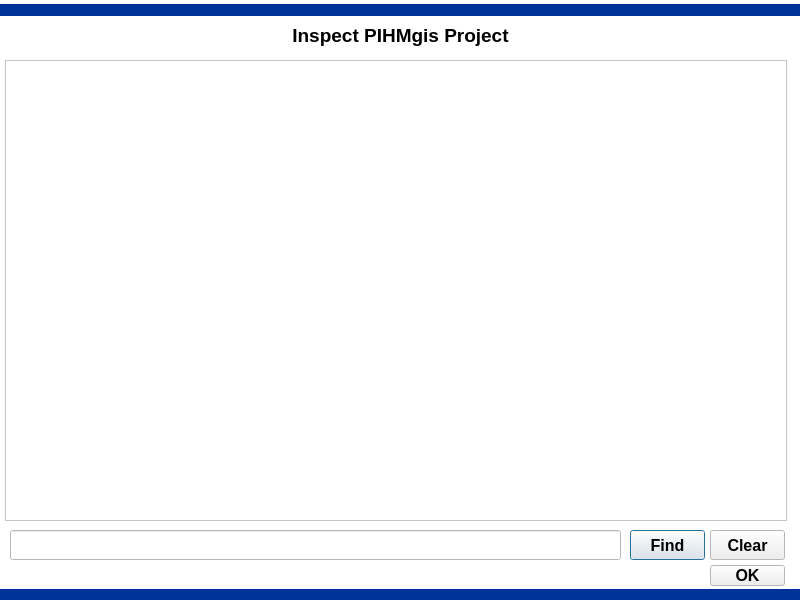
<?xml version="1.0" encoding="UTF-8"?>
<ui version="4.0">
 <class>InspectProject</class>
 <widget class="QDialog" name="InspectProject">
  <property name="geometry">
   <rect>
    <x>0</x>
    <y>0</y>
    <width>800</width>
    <height>600</height>
   </rect>
  </property>
  <property name="minimumSize">
   <size>
    <width>800</width>
    <height>600</height>
   </size>
  </property>
  <property name="maximumSize">
   <size>
    <width>800</width>
    <height>600</height>
   </size>
  </property>
  <property name="palette">
   <palette>
    <active>
     <colorrole role="Base">
      <brush brushstyle="SolidPattern">
       <color alpha="255">
        <red>255</red>
        <green>255</green>
        <blue>255</blue>
       </color>
      </brush>
     </colorrole>
     <colorrole role="Window">
      <brush brushstyle="SolidPattern">
       <color alpha="255">
        <red>255</red>
        <green>255</green>
        <blue>255</blue>
       </color>
      </brush>
     </colorrole>
    </active>
    <inactive>
     <colorrole role="Base">
      <brush brushstyle="SolidPattern">
       <color alpha="255">
        <red>255</red>
        <green>255</green>
        <blue>255</blue>
       </color>
      </brush>
     </colorrole>
     <colorrole role="Window">
      <brush brushstyle="SolidPattern">
       <color alpha="255">
        <red>255</red>
        <green>255</green>
        <blue>255</blue>
       </color>
      </brush>
     </colorrole>
    </inactive>
    <disabled>
     <colorrole role="Base">
      <brush brushstyle="SolidPattern">
       <color alpha="255">
        <red>255</red>
        <green>255</green>
        <blue>255</blue>
       </color>
      </brush>
     </colorrole>
     <colorrole role="Window">
      <brush brushstyle="SolidPattern">
       <color alpha="255">
        <red>255</red>
        <green>255</green>
        <blue>255</blue>
       </color>
      </brush>
     </colorrole>
    </disabled>
   </palette>
  </property>
  <property name="font">
   <font>
    <family>Arial</family>
    <pointsize>12</pointsize>
    <weight>75</weight>
    <bold>true</bold>
   </font>
  </property>
  <property name="windowTitle">
   <string>Inspect PIHMgis Project</string>
  </property>
  <widget class="QTextBrowser" name="textBrowserLogs">
   <property name="geometry">
    <rect>
     <x>5</x>
     <y>60</y>
     <width>782</width>
     <height>461</height>
    </rect>
   </property>
   <property name="font">
    <font>
     <weight>50</weight>
     <bold>false</bold>
    </font>
   </property>
   <property name="lineWrapMode">
    <enum>QTextEdit::NoWrap</enum>
   </property>
  </widget>
  <widget class="Line" name="BorderTop">
   <property name="geometry">
    <rect>
     <x>0</x>
     <y>0</y>
     <width>800</width>
     <height>20</height>
    </rect>
   </property>
   <property name="baseSize">
    <size>
     <width>0</width>
     <height>0</height>
    </size>
   </property>
   <property name="palette">
    <palette>
     <active>
      <colorrole role="WindowText">
       <brush brushstyle="SolidPattern">
        <color alpha="255">
         <red>0</red>
         <green>51</green>
         <blue>153</blue>
        </color>
       </brush>
      </colorrole>
      <colorrole role="Button">
       <brush brushstyle="SolidPattern">
        <color alpha="255">
         <red>128</red>
         <green>0</green>
         <blue>0</blue>
        </color>
       </brush>
      </colorrole>
      <colorrole role="Light">
       <brush brushstyle="SolidPattern">
        <color alpha="255">
         <red>192</red>
         <green>0</green>
         <blue>0</blue>
        </color>
       </brush>
      </colorrole>
      <colorrole role="Midlight">
       <brush brushstyle="SolidPattern">
        <color alpha="255">
         <red>160</red>
         <green>0</green>
         <blue>0</blue>
        </color>
       </brush>
      </colorrole>
      <colorrole role="Dark">
       <brush brushstyle="SolidPattern">
        <color alpha="255">
         <red>64</red>
         <green>0</green>
         <blue>0</blue>
        </color>
       </brush>
      </colorrole>
      <colorrole role="Mid">
       <brush brushstyle="SolidPattern">
        <color alpha="255">
         <red>85</red>
         <green>0</green>
         <blue>0</blue>
        </color>
       </brush>
      </colorrole>
      <colorrole role="Text">
       <brush brushstyle="SolidPattern">
        <color alpha="255">
         <red>0</red>
         <green>51</green>
         <blue>153</blue>
        </color>
       </brush>
      </colorrole>
      <colorrole role="BrightText">
       <brush brushstyle="SolidPattern">
        <color alpha="255">
         <red>255</red>
         <green>255</green>
         <blue>255</blue>
        </color>
       </brush>
      </colorrole>
      <colorrole role="ButtonText">
       <brush brushstyle="SolidPattern">
        <color alpha="255">
         <red>0</red>
         <green>51</green>
         <blue>153</blue>
        </color>
       </brush>
      </colorrole>
      <colorrole role="Base">
       <brush brushstyle="SolidPattern">
        <color alpha="255">
         <red>0</red>
         <green>0</green>
         <blue>0</blue>
        </color>
       </brush>
      </colorrole>
      <colorrole role="Window">
       <brush brushstyle="SolidPattern">
        <color alpha="255">
         <red>128</red>
         <green>0</green>
         <blue>0</blue>
        </color>
       </brush>
      </colorrole>
      <colorrole role="Shadow">
       <brush brushstyle="SolidPattern">
        <color alpha="255">
         <red>0</red>
         <green>0</green>
         <blue>0</blue>
        </color>
       </brush>
      </colorrole>
      <colorrole role="AlternateBase">
       <brush brushstyle="SolidPattern">
        <color alpha="255">
         <red>64</red>
         <green>0</green>
         <blue>0</blue>
        </color>
       </brush>
      </colorrole>
      <colorrole role="ToolTipBase">
       <brush brushstyle="SolidPattern">
        <color alpha="255">
         <red>255</red>
         <green>255</green>
         <blue>220</blue>
        </color>
       </brush>
      </colorrole>
      <colorrole role="ToolTipText">
       <brush brushstyle="SolidPattern">
        <color alpha="255">
         <red>0</red>
         <green>0</green>
         <blue>0</blue>
        </color>
       </brush>
      </colorrole>
     </active>
     <inactive>
      <colorrole role="WindowText">
       <brush brushstyle="SolidPattern">
        <color alpha="255">
         <red>0</red>
         <green>51</green>
         <blue>153</blue>
        </color>
       </brush>
      </colorrole>
      <colorrole role="Button">
       <brush brushstyle="SolidPattern">
        <color alpha="255">
         <red>128</red>
         <green>0</green>
         <blue>0</blue>
        </color>
       </brush>
      </colorrole>
      <colorrole role="Light">
       <brush brushstyle="SolidPattern">
        <color alpha="255">
         <red>192</red>
         <green>0</green>
         <blue>0</blue>
        </color>
       </brush>
      </colorrole>
      <colorrole role="Midlight">
       <brush brushstyle="SolidPattern">
        <color alpha="255">
         <red>160</red>
         <green>0</green>
         <blue>0</blue>
        </color>
       </brush>
      </colorrole>
      <colorrole role="Dark">
       <brush brushstyle="SolidPattern">
        <color alpha="255">
         <red>64</red>
         <green>0</green>
         <blue>0</blue>
        </color>
       </brush>
      </colorrole>
      <colorrole role="Mid">
       <brush brushstyle="SolidPattern">
        <color alpha="255">
         <red>85</red>
         <green>0</green>
         <blue>0</blue>
        </color>
       </brush>
      </colorrole>
      <colorrole role="Text">
       <brush brushstyle="SolidPattern">
        <color alpha="255">
         <red>0</red>
         <green>51</green>
         <blue>153</blue>
        </color>
       </brush>
      </colorrole>
      <colorrole role="BrightText">
       <brush brushstyle="SolidPattern">
        <color alpha="255">
         <red>255</red>
         <green>255</green>
         <blue>255</blue>
        </color>
       </brush>
      </colorrole>
      <colorrole role="ButtonText">
       <brush brushstyle="SolidPattern">
        <color alpha="255">
         <red>0</red>
         <green>51</green>
         <blue>153</blue>
        </color>
       </brush>
      </colorrole>
      <colorrole role="Base">
       <brush brushstyle="SolidPattern">
        <color alpha="255">
         <red>0</red>
         <green>0</green>
         <blue>0</blue>
        </color>
       </brush>
      </colorrole>
      <colorrole role="Window">
       <brush brushstyle="SolidPattern">
        <color alpha="255">
         <red>128</red>
         <green>0</green>
         <blue>0</blue>
        </color>
       </brush>
      </colorrole>
      <colorrole role="Shadow">
       <brush brushstyle="SolidPattern">
        <color alpha="255">
         <red>0</red>
         <green>0</green>
         <blue>0</blue>
        </color>
       </brush>
      </colorrole>
      <colorrole role="AlternateBase">
       <brush brushstyle="SolidPattern">
        <color alpha="255">
         <red>64</red>
         <green>0</green>
         <blue>0</blue>
        </color>
       </brush>
      </colorrole>
      <colorrole role="ToolTipBase">
       <brush brushstyle="SolidPattern">
        <color alpha="255">
         <red>255</red>
         <green>255</green>
         <blue>220</blue>
        </color>
       </brush>
      </colorrole>
      <colorrole role="ToolTipText">
       <brush brushstyle="SolidPattern">
        <color alpha="255">
         <red>0</red>
         <green>0</green>
         <blue>0</blue>
        </color>
       </brush>
      </colorrole>
     </inactive>
     <disabled>
      <colorrole role="WindowText">
       <brush brushstyle="SolidPattern">
        <color alpha="255">
         <red>0</red>
         <green>51</green>
         <blue>153</blue>
        </color>
       </brush>
      </colorrole>
      <colorrole role="Button">
       <brush brushstyle="SolidPattern">
        <color alpha="255">
         <red>128</red>
         <green>0</green>
         <blue>0</blue>
        </color>
       </brush>
      </colorrole>
      <colorrole role="Light">
       <brush brushstyle="SolidPattern">
        <color alpha="255">
         <red>192</red>
         <green>0</green>
         <blue>0</blue>
        </color>
       </brush>
      </colorrole>
      <colorrole role="Midlight">
       <brush brushstyle="SolidPattern">
        <color alpha="255">
         <red>160</red>
         <green>0</green>
         <blue>0</blue>
        </color>
       </brush>
      </colorrole>
      <colorrole role="Dark">
       <brush brushstyle="SolidPattern">
        <color alpha="255">
         <red>64</red>
         <green>0</green>
         <blue>0</blue>
        </color>
       </brush>
      </colorrole>
      <colorrole role="Mid">
       <brush brushstyle="SolidPattern">
        <color alpha="255">
         <red>85</red>
         <green>0</green>
         <blue>0</blue>
        </color>
       </brush>
      </colorrole>
      <colorrole role="Text">
       <brush brushstyle="SolidPattern">
        <color alpha="255">
         <red>0</red>
         <green>51</green>
         <blue>153</blue>
        </color>
       </brush>
      </colorrole>
      <colorrole role="BrightText">
       <brush brushstyle="SolidPattern">
        <color alpha="255">
         <red>255</red>
         <green>255</green>
         <blue>255</blue>
        </color>
       </brush>
      </colorrole>
      <colorrole role="ButtonText">
       <brush brushstyle="SolidPattern">
        <color alpha="255">
         <red>0</red>
         <green>51</green>
         <blue>153</blue>
        </color>
       </brush>
      </colorrole>
      <colorrole role="Base">
       <brush brushstyle="SolidPattern">
        <color alpha="255">
         <red>128</red>
         <green>0</green>
         <blue>0</blue>
        </color>
       </brush>
      </colorrole>
      <colorrole role="Window">
       <brush brushstyle="SolidPattern">
        <color alpha="255">
         <red>128</red>
         <green>0</green>
         <blue>0</blue>
        </color>
       </brush>
      </colorrole>
      <colorrole role="Shadow">
       <brush brushstyle="SolidPattern">
        <color alpha="255">
         <red>0</red>
         <green>0</green>
         <blue>0</blue>
        </color>
       </brush>
      </colorrole>
      <colorrole role="AlternateBase">
       <brush brushstyle="SolidPattern">
        <color alpha="255">
         <red>128</red>
         <green>0</green>
         <blue>0</blue>
        </color>
       </brush>
      </colorrole>
      <colorrole role="ToolTipBase">
       <brush brushstyle="SolidPattern">
        <color alpha="255">
         <red>255</red>
         <green>255</green>
         <blue>220</blue>
        </color>
       </brush>
      </colorrole>
      <colorrole role="ToolTipText">
       <brush brushstyle="SolidPattern">
        <color alpha="255">
         <red>0</red>
         <green>0</green>
         <blue>0</blue>
        </color>
       </brush>
      </colorrole>
     </disabled>
    </palette>
   </property>
   <property name="styleSheet">
    <string notr="true">color: rgb(0, 51, 153);</string>
   </property>
   <property name="frameShadow">
    <enum>QFrame::Plain</enum>
   </property>
   <property name="lineWidth">
    <number>12</number>
   </property>
   <property name="midLineWidth">
    <number>0</number>
   </property>
   <property name="orientation">
    <enum>Qt::Horizontal</enum>
   </property>
  </widget>
  <widget class="Line" name="BorderTop_2">
   <property name="geometry">
    <rect>
     <x>0</x>
     <y>585</y>
     <width>800</width>
     <height>20</height>
    </rect>
   </property>
   <property name="baseSize">
    <size>
     <width>0</width>
     <height>0</height>
    </size>
   </property>
   <property name="palette">
    <palette>
     <active>
      <colorrole role="WindowText">
       <brush brushstyle="SolidPattern">
        <color alpha="255">
         <red>0</red>
         <green>51</green>
         <blue>153</blue>
        </color>
       </brush>
      </colorrole>
      <colorrole role="Button">
       <brush brushstyle="SolidPattern">
        <color alpha="255">
         <red>128</red>
         <green>0</green>
         <blue>0</blue>
        </color>
       </brush>
      </colorrole>
      <colorrole role="Light">
       <brush brushstyle="SolidPattern">
        <color alpha="255">
         <red>192</red>
         <green>0</green>
         <blue>0</blue>
        </color>
       </brush>
      </colorrole>
      <colorrole role="Midlight">
       <brush brushstyle="SolidPattern">
        <color alpha="255">
         <red>160</red>
         <green>0</green>
         <blue>0</blue>
        </color>
       </brush>
      </colorrole>
      <colorrole role="Dark">
       <brush brushstyle="SolidPattern">
        <color alpha="255">
         <red>64</red>
         <green>0</green>
         <blue>0</blue>
        </color>
       </brush>
      </colorrole>
      <colorrole role="Mid">
       <brush brushstyle="SolidPattern">
        <color alpha="255">
         <red>85</red>
         <green>0</green>
         <blue>0</blue>
        </color>
       </brush>
      </colorrole>
      <colorrole role="Text">
       <brush brushstyle="SolidPattern">
        <color alpha="255">
         <red>0</red>
         <green>51</green>
         <blue>153</blue>
        </color>
       </brush>
      </colorrole>
      <colorrole role="BrightText">
       <brush brushstyle="SolidPattern">
        <color alpha="255">
         <red>255</red>
         <green>255</green>
         <blue>255</blue>
        </color>
       </brush>
      </colorrole>
      <colorrole role="ButtonText">
       <brush brushstyle="SolidPattern">
        <color alpha="255">
         <red>0</red>
         <green>51</green>
         <blue>153</blue>
        </color>
       </brush>
      </colorrole>
      <colorrole role="Base">
       <brush brushstyle="SolidPattern">
        <color alpha="255">
         <red>0</red>
         <green>0</green>
         <blue>0</blue>
        </color>
       </brush>
      </colorrole>
      <colorrole role="Window">
       <brush brushstyle="SolidPattern">
        <color alpha="255">
         <red>128</red>
         <green>0</green>
         <blue>0</blue>
        </color>
       </brush>
      </colorrole>
      <colorrole role="Shadow">
       <brush brushstyle="SolidPattern">
        <color alpha="255">
         <red>0</red>
         <green>0</green>
         <blue>0</blue>
        </color>
       </brush>
      </colorrole>
      <colorrole role="AlternateBase">
       <brush brushstyle="SolidPattern">
        <color alpha="255">
         <red>64</red>
         <green>0</green>
         <blue>0</blue>
        </color>
       </brush>
      </colorrole>
      <colorrole role="ToolTipBase">
       <brush brushstyle="SolidPattern">
        <color alpha="255">
         <red>255</red>
         <green>255</green>
         <blue>220</blue>
        </color>
       </brush>
      </colorrole>
      <colorrole role="ToolTipText">
       <brush brushstyle="SolidPattern">
        <color alpha="255">
         <red>0</red>
         <green>0</green>
         <blue>0</blue>
        </color>
       </brush>
      </colorrole>
     </active>
     <inactive>
      <colorrole role="WindowText">
       <brush brushstyle="SolidPattern">
        <color alpha="255">
         <red>0</red>
         <green>51</green>
         <blue>153</blue>
        </color>
       </brush>
      </colorrole>
      <colorrole role="Button">
       <brush brushstyle="SolidPattern">
        <color alpha="255">
         <red>128</red>
         <green>0</green>
         <blue>0</blue>
        </color>
       </brush>
      </colorrole>
      <colorrole role="Light">
       <brush brushstyle="SolidPattern">
        <color alpha="255">
         <red>192</red>
         <green>0</green>
         <blue>0</blue>
        </color>
       </brush>
      </colorrole>
      <colorrole role="Midlight">
       <brush brushstyle="SolidPattern">
        <color alpha="255">
         <red>160</red>
         <green>0</green>
         <blue>0</blue>
        </color>
       </brush>
      </colorrole>
      <colorrole role="Dark">
       <brush brushstyle="SolidPattern">
        <color alpha="255">
         <red>64</red>
         <green>0</green>
         <blue>0</blue>
        </color>
       </brush>
      </colorrole>
      <colorrole role="Mid">
       <brush brushstyle="SolidPattern">
        <color alpha="255">
         <red>85</red>
         <green>0</green>
         <blue>0</blue>
        </color>
       </brush>
      </colorrole>
      <colorrole role="Text">
       <brush brushstyle="SolidPattern">
        <color alpha="255">
         <red>0</red>
         <green>51</green>
         <blue>153</blue>
        </color>
       </brush>
      </colorrole>
      <colorrole role="BrightText">
       <brush brushstyle="SolidPattern">
        <color alpha="255">
         <red>255</red>
         <green>255</green>
         <blue>255</blue>
        </color>
       </brush>
      </colorrole>
      <colorrole role="ButtonText">
       <brush brushstyle="SolidPattern">
        <color alpha="255">
         <red>0</red>
         <green>51</green>
         <blue>153</blue>
        </color>
       </brush>
      </colorrole>
      <colorrole role="Base">
       <brush brushstyle="SolidPattern">
        <color alpha="255">
         <red>0</red>
         <green>0</green>
         <blue>0</blue>
        </color>
       </brush>
      </colorrole>
      <colorrole role="Window">
       <brush brushstyle="SolidPattern">
        <color alpha="255">
         <red>128</red>
         <green>0</green>
         <blue>0</blue>
        </color>
       </brush>
      </colorrole>
      <colorrole role="Shadow">
       <brush brushstyle="SolidPattern">
        <color alpha="255">
         <red>0</red>
         <green>0</green>
         <blue>0</blue>
        </color>
       </brush>
      </colorrole>
      <colorrole role="AlternateBase">
       <brush brushstyle="SolidPattern">
        <color alpha="255">
         <red>64</red>
         <green>0</green>
         <blue>0</blue>
        </color>
       </brush>
      </colorrole>
      <colorrole role="ToolTipBase">
       <brush brushstyle="SolidPattern">
        <color alpha="255">
         <red>255</red>
         <green>255</green>
         <blue>220</blue>
        </color>
       </brush>
      </colorrole>
      <colorrole role="ToolTipText">
       <brush brushstyle="SolidPattern">
        <color alpha="255">
         <red>0</red>
         <green>0</green>
         <blue>0</blue>
        </color>
       </brush>
      </colorrole>
     </inactive>
     <disabled>
      <colorrole role="WindowText">
       <brush brushstyle="SolidPattern">
        <color alpha="255">
         <red>0</red>
         <green>51</green>
         <blue>153</blue>
        </color>
       </brush>
      </colorrole>
      <colorrole role="Button">
       <brush brushstyle="SolidPattern">
        <color alpha="255">
         <red>128</red>
         <green>0</green>
         <blue>0</blue>
        </color>
       </brush>
      </colorrole>
      <colorrole role="Light">
       <brush brushstyle="SolidPattern">
        <color alpha="255">
         <red>192</red>
         <green>0</green>
         <blue>0</blue>
        </color>
       </brush>
      </colorrole>
      <colorrole role="Midlight">
       <brush brushstyle="SolidPattern">
        <color alpha="255">
         <red>160</red>
         <green>0</green>
         <blue>0</blue>
        </color>
       </brush>
      </colorrole>
      <colorrole role="Dark">
       <brush brushstyle="SolidPattern">
        <color alpha="255">
         <red>64</red>
         <green>0</green>
         <blue>0</blue>
        </color>
       </brush>
      </colorrole>
      <colorrole role="Mid">
       <brush brushstyle="SolidPattern">
        <color alpha="255">
         <red>85</red>
         <green>0</green>
         <blue>0</blue>
        </color>
       </brush>
      </colorrole>
      <colorrole role="Text">
       <brush brushstyle="SolidPattern">
        <color alpha="255">
         <red>0</red>
         <green>51</green>
         <blue>153</blue>
        </color>
       </brush>
      </colorrole>
      <colorrole role="BrightText">
       <brush brushstyle="SolidPattern">
        <color alpha="255">
         <red>255</red>
         <green>255</green>
         <blue>255</blue>
        </color>
       </brush>
      </colorrole>
      <colorrole role="ButtonText">
       <brush brushstyle="SolidPattern">
        <color alpha="255">
         <red>0</red>
         <green>51</green>
         <blue>153</blue>
        </color>
       </brush>
      </colorrole>
      <colorrole role="Base">
       <brush brushstyle="SolidPattern">
        <color alpha="255">
         <red>128</red>
         <green>0</green>
         <blue>0</blue>
        </color>
       </brush>
      </colorrole>
      <colorrole role="Window">
       <brush brushstyle="SolidPattern">
        <color alpha="255">
         <red>128</red>
         <green>0</green>
         <blue>0</blue>
        </color>
       </brush>
      </colorrole>
      <colorrole role="Shadow">
       <brush brushstyle="SolidPattern">
        <color alpha="255">
         <red>0</red>
         <green>0</green>
         <blue>0</blue>
        </color>
       </brush>
      </colorrole>
      <colorrole role="AlternateBase">
       <brush brushstyle="SolidPattern">
        <color alpha="255">
         <red>128</red>
         <green>0</green>
         <blue>0</blue>
        </color>
       </brush>
      </colorrole>
      <colorrole role="ToolTipBase">
       <brush brushstyle="SolidPattern">
        <color alpha="255">
         <red>255</red>
         <green>255</green>
         <blue>220</blue>
        </color>
       </brush>
      </colorrole>
      <colorrole role="ToolTipText">
       <brush brushstyle="SolidPattern">
        <color alpha="255">
         <red>0</red>
         <green>0</green>
         <blue>0</blue>
        </color>
       </brush>
      </colorrole>
     </disabled>
    </palette>
   </property>
   <property name="styleSheet">
    <string notr="true">color: rgb(0, 51, 153);</string>
   </property>
   <property name="frameShadow">
    <enum>QFrame::Plain</enum>
   </property>
   <property name="lineWidth">
    <number>12</number>
   </property>
   <property name="midLineWidth">
    <number>0</number>
   </property>
   <property name="orientation">
    <enum>Qt::Horizontal</enum>
   </property>
  </widget>
  <widget class="QLabel" name="label_2">
   <property name="geometry">
    <rect>
     <x>270</x>
     <y>20</y>
     <width>261</width>
     <height>31</height>
    </rect>
   </property>
   <property name="font">
    <font>
     <family>Arial</family>
     <pointsize>12</pointsize>
     <weight>75</weight>
     <bold>true</bold>
    </font>
   </property>
   <property name="text">
    <string>&lt;!DOCTYPE HTML PUBLIC &quot;-//W3C//DTD HTML 4.0//EN&quot; &quot;http://www.w3.org/TR/REC-html40/strict.dtd&quot;&gt;
&lt;html&gt;&lt;head&gt;&lt;meta name=&quot;qrichtext&quot; content=&quot;1&quot; /&gt;&lt;style type=&quot;text/css&quot;&gt;
p, li { white-space: pre-wrap; }
&lt;/style&gt;&lt;/head&gt;&lt;body style=&quot; font-family:'MS Shell Dlg 2'; font-size:8pt; font-weight:400; font-style:normal;&quot;&gt;
&lt;p style=&quot; margin-top:0px; margin-bottom:0px; margin-left:0px; margin-right:0px; -qt-block-indent:0; text-indent:0px;&quot;&gt;&lt;span style=&quot; font-family:'Lucida Grande'; font-size:14pt; font-weight:600;&quot;&gt;Inspect PIHMgis Project&lt;/span&gt;&lt;/p&gt;&lt;/body&gt;&lt;/html&gt;</string>
   </property>
   <property name="alignment">
    <set>Qt::AlignCenter</set>
   </property>
  </widget>
  <widget class="QPushButton" name="pushButton_FIND">
   <property name="geometry">
    <rect>
     <x>630</x>
     <y>530</y>
     <width>75</width>
     <height>30</height>
    </rect>
   </property>
   <property name="text">
    <string>Find</string>
   </property>
  </widget>
  <widget class="QPushButton" name="pushButton_OK">
   <property name="geometry">
    <rect>
     <x>710</x>
     <y>565</y>
     <width>75</width>
     <height>21</height>
    </rect>
   </property>
   <property name="text">
    <string>OK</string>
   </property>
  </widget>
  <widget class="QLineEdit" name="lineEdit">
   <property name="geometry">
    <rect>
     <x>10</x>
     <y>530</y>
     <width>611</width>
     <height>30</height>
    </rect>
   </property>
  </widget>
  <widget class="QLabel" name="labelINFO">
   <property name="geometry">
    <rect>
     <x>14</x>
     <y>565</y>
     <width>611</width>
     <height>20</height>
    </rect>
   </property>
   <property name="text">
    <string/>
   </property>
  </widget>
  <widget class="QPushButton" name="pushButton_CLEAR">
   <property name="geometry">
    <rect>
     <x>710</x>
     <y>530</y>
     <width>75</width>
     <height>30</height>
    </rect>
   </property>
   <property name="text">
    <string>Clear</string>
   </property>
  </widget>
 </widget>
 <resources/>
 <connections/>
</ui>
